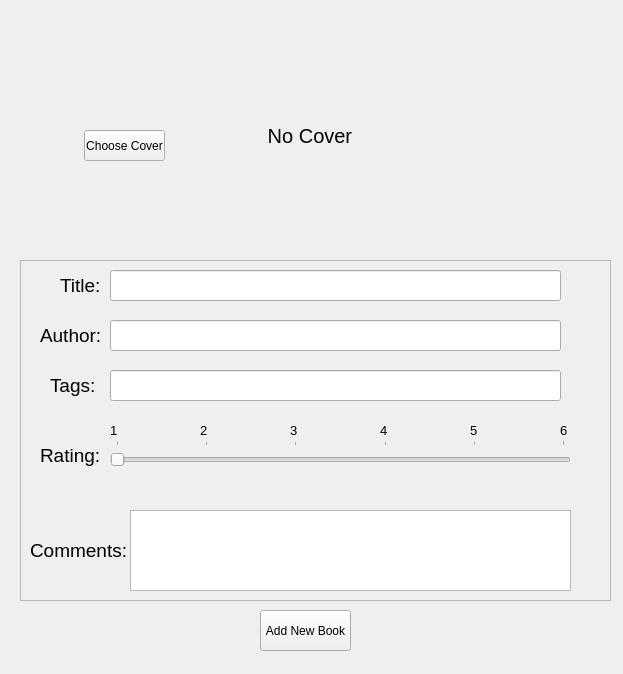
<?xml version="1.0" encoding="UTF-8"?>
<ui version="4.0">
 <class>addbookform</class>
 <widget class="QDialog" name="addbookform">
  <property name="windowModality">
   <enum>Qt::ApplicationModal</enum>
  </property>
  <property name="geometry">
   <rect>
    <x>0</x>
    <y>0</y>
    <width>623</width>
    <height>674</height>
   </rect>
  </property>
  <property name="minimumSize">
   <size>
    <width>623</width>
    <height>528</height>
   </size>
  </property>
  <property name="windowTitle">
   <string>Add New Book</string>
  </property>
  <property name="windowIcon">
   <iconset>
    <normaloff>icons/book.png</normaloff>icons/book.png</iconset>
  </property>
  <property name="modal">
   <bool>false</bool>
  </property>
  <widget class="QFrame" name="frame">
   <property name="geometry">
    <rect>
     <x>20</x>
     <y>260</y>
     <width>591</width>
     <height>341</height>
    </rect>
   </property>
   <property name="frameShape">
    <enum>QFrame::StyledPanel</enum>
   </property>
   <property name="frameShadow">
    <enum>QFrame::Raised</enum>
   </property>
   <widget class="QLabel" name="label_5">
    <property name="geometry">
     <rect>
      <x>20</x>
      <y>180</y>
      <width>61</width>
      <height>31</height>
     </rect>
    </property>
    <property name="font">
     <font>
      <pointsize>14</pointsize>
     </font>
    </property>
    <property name="text">
     <string>Rating:</string>
    </property>
   </widget>
   <widget class="QLabel" name="label_6">
    <property name="geometry">
     <rect>
      <x>40</x>
      <y>10</y>
      <width>41</width>
      <height>31</height>
     </rect>
    </property>
    <property name="font">
     <font>
      <pointsize>14</pointsize>
     </font>
    </property>
    <property name="text">
     <string>Title:</string>
    </property>
   </widget>
   <widget class="QLineEdit" name="tagsbox">
    <property name="geometry">
     <rect>
      <x>90</x>
      <y>110</y>
      <width>451</width>
      <height>31</height>
     </rect>
    </property>
    <property name="font">
     <font>
      <pointsize>12</pointsize>
     </font>
    </property>
   </widget>
   <widget class="QLineEdit" name="titlebox">
    <property name="geometry">
     <rect>
      <x>90</x>
      <y>10</y>
      <width>451</width>
      <height>31</height>
     </rect>
    </property>
    <property name="font">
     <font>
      <pointsize>12</pointsize>
     </font>
    </property>
   </widget>
   <widget class="QLineEdit" name="authorbox">
    <property name="geometry">
     <rect>
      <x>90</x>
      <y>60</y>
      <width>451</width>
      <height>31</height>
     </rect>
    </property>
    <property name="font">
     <font>
      <pointsize>12</pointsize>
     </font>
    </property>
   </widget>
   <widget class="QLabel" name="label_7">
    <property name="geometry">
     <rect>
      <x>20</x>
      <y>60</y>
      <width>61</width>
      <height>31</height>
     </rect>
    </property>
    <property name="font">
     <font>
      <pointsize>14</pointsize>
     </font>
    </property>
    <property name="text">
     <string>Author:</string>
    </property>
   </widget>
   <widget class="QLabel" name="label_8">
    <property name="geometry">
     <rect>
      <x>30</x>
      <y>110</y>
      <width>51</width>
      <height>31</height>
     </rect>
    </property>
    <property name="font">
     <font>
      <pointsize>14</pointsize>
     </font>
    </property>
    <property name="text">
     <string>Tags:</string>
    </property>
   </widget>
   <widget class="QSlider" name="ratingslider">
    <property name="geometry">
     <rect>
      <x>90</x>
      <y>180</y>
      <width>461</width>
      <height>31</height>
     </rect>
    </property>
    <property name="minimum">
     <number>1</number>
    </property>
    <property name="maximum">
     <number>6</number>
    </property>
    <property name="pageStep">
     <number>1</number>
    </property>
    <property name="tracking">
     <bool>true</bool>
    </property>
    <property name="orientation">
     <enum>Qt::Horizontal</enum>
    </property>
    <property name="invertedAppearance">
     <bool>false</bool>
    </property>
    <property name="invertedControls">
     <bool>false</bool>
    </property>
    <property name="tickPosition">
     <enum>QSlider::TicksAbove</enum>
    </property>
    <property name="tickInterval">
     <number>1</number>
    </property>
   </widget>
   <widget class="QLabel" name="label_2">
    <property name="geometry">
     <rect>
      <x>90</x>
      <y>160</y>
      <width>21</width>
      <height>20</height>
     </rect>
    </property>
    <property name="font">
     <font>
      <pointsize>10</pointsize>
     </font>
    </property>
    <property name="text">
     <string>1</string>
    </property>
   </widget>
   <widget class="QLabel" name="label_4">
    <property name="geometry">
     <rect>
      <x>180</x>
      <y>160</y>
      <width>21</width>
      <height>20</height>
     </rect>
    </property>
    <property name="font">
     <font>
      <pointsize>10</pointsize>
     </font>
    </property>
    <property name="text">
     <string>2</string>
    </property>
   </widget>
   <widget class="QLabel" name="label_13">
    <property name="geometry">
     <rect>
      <x>270</x>
      <y>160</y>
      <width>21</width>
      <height>20</height>
     </rect>
    </property>
    <property name="font">
     <font>
      <pointsize>10</pointsize>
     </font>
    </property>
    <property name="text">
     <string>3</string>
    </property>
   </widget>
   <widget class="QLabel" name="label_14">
    <property name="geometry">
     <rect>
      <x>360</x>
      <y>160</y>
      <width>21</width>
      <height>20</height>
     </rect>
    </property>
    <property name="font">
     <font>
      <pointsize>10</pointsize>
     </font>
    </property>
    <property name="text">
     <string>4</string>
    </property>
   </widget>
   <widget class="QLabel" name="label_15">
    <property name="geometry">
     <rect>
      <x>450</x>
      <y>160</y>
      <width>21</width>
      <height>20</height>
     </rect>
    </property>
    <property name="font">
     <font>
      <pointsize>10</pointsize>
     </font>
    </property>
    <property name="text">
     <string>5</string>
    </property>
   </widget>
   <widget class="QLabel" name="label_16">
    <property name="geometry">
     <rect>
      <x>540</x>
      <y>160</y>
      <width>21</width>
      <height>20</height>
     </rect>
    </property>
    <property name="font">
     <font>
      <pointsize>10</pointsize>
     </font>
    </property>
    <property name="text">
     <string>6</string>
    </property>
   </widget>
   <widget class="QTextEdit" name="commentsbox">
    <property name="geometry">
     <rect>
      <x>110</x>
      <y>250</y>
      <width>441</width>
      <height>81</height>
     </rect>
    </property>
    <property name="font">
     <font>
      <pointsize>12</pointsize>
     </font>
    </property>
   </widget>
   <widget class="QLabel" name="label_17">
    <property name="geometry">
     <rect>
      <x>10</x>
      <y>270</y>
      <width>101</width>
      <height>41</height>
     </rect>
    </property>
    <property name="font">
     <font>
      <pointsize>14</pointsize>
     </font>
    </property>
    <property name="text">
     <string>Comments:</string>
    </property>
   </widget>
  </widget>
  <widget class="QLabel" name="cover">
   <property name="geometry">
    <rect>
     <x>240</x>
     <y>20</y>
     <width>141</width>
     <height>231</height>
    </rect>
   </property>
   <property name="font">
    <font>
     <pointsize>15</pointsize>
    </font>
   </property>
   <property name="text">
    <string>     No Cover</string>
   </property>
   <property name="pixmap">
    <pixmap>covers/cover2353.png</pixmap>
   </property>
   <property name="scaledContents">
    <bool>true</bool>
   </property>
  </widget>
  <widget class="QPushButton" name="cover_btn">
   <property name="geometry">
    <rect>
     <x>84</x>
     <y>130</y>
     <width>81</width>
     <height>31</height>
    </rect>
   </property>
   <property name="focusPolicy">
    <enum>Qt::NoFocus</enum>
   </property>
   <property name="text">
    <string>Choose Cover</string>
   </property>
  </widget>
  <widget class="QPushButton" name="pushbookbtn">
   <property name="geometry">
    <rect>
     <x>260</x>
     <y>610</y>
     <width>91</width>
     <height>41</height>
    </rect>
   </property>
   <property name="focusPolicy">
    <enum>Qt::NoFocus</enum>
   </property>
   <property name="text">
    <string>Add New Book</string>
   </property>
  </widget>
 </widget>
 <resources/>
 <connections/>
</ui>
